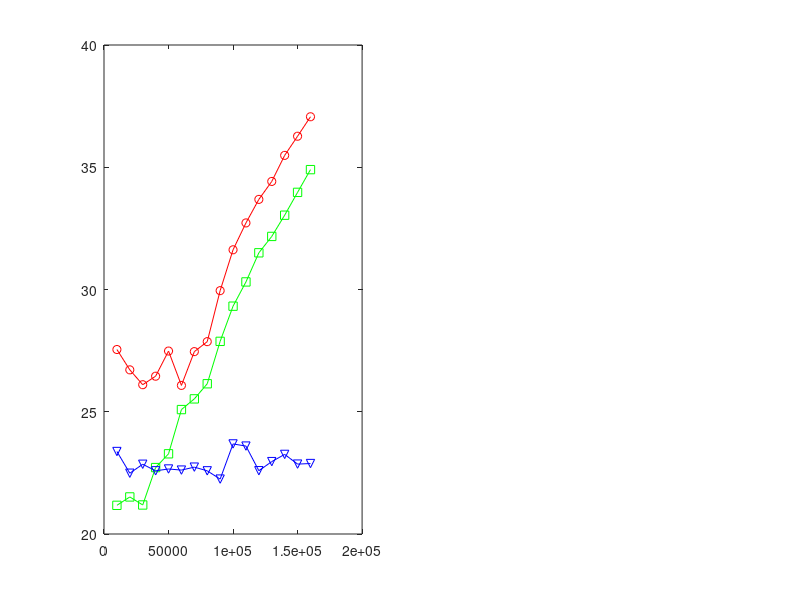

Source code (MATLAB): (Note: this script raises an error after producing the figure.)
small_origin=[ 27.546 26.714 26.106 26.454 27.483 26.078 27.459 27.867 29.953 31.624 32.723 33.686 34.420 35.486 36.269 37.065 ];
small_share=[ 21.173 21.516 21.187 22.717 23.280 25.089 25.527 26.145 27.879 29.318 30.310 31.501 32.171 33.039 33.973 34.903 ];
small_rolling=[ 23.374 22.486 22.853 22.585 22.659 22.614 22.735 22.584 22.246 23.684 23.596 22.589 22.961 23.256 22.859 22.882 ];

large_origin=[ 115.276 206.975 292.031 380.122 468.260 555.610 642.325 728.939 815.702 903.976 988.969 1077.138 1164.034 1249.808 1340.201 1421.515 ];
large_share=[ 114.532 201.502 286.882 375.063 463.093 549.861 635.738 722.265 810.331 898.412 985.136 1071.267 1156.714 1243.271 1330.643 1417.387 ];
large_rolling=[ 28.494 37.542 46.525 55.532 63.374 71.967 80.126 88.799 96.543 104.416 113.267 120.744 130.596 136.895 146.034 154.150 ];

subplot(1, 2, 1);
x = 10000:10000:160000;
plot(x, small_origin, 'ro-', x, small_share, 'gs-', x, small_rolling, 'bv-');
SetGreenLineColor(gca);

p = get(gca, 'Position') + [-0.03 0 0.04 0];
set(gca, 'Position', p);
set(gca, 'YGrid', 'on');
set(gca, 'XLim', [10000 160000]);
set(gca, 'XTick', 10000:10000:160000);
title('(A) Page Rank (10^4 Vertexes)');
xlabel('Number of Edges');
ylabel('Execution Time of Copying Message (ms)');
legend('Copy', 'Copy with Shared Array', 'Rolling Array', 'Location', 'NorthWest')

subplot(1, 2, 2);
x = 1000000:1000000:16000000;
plot(x, large_origin, 'ro-', x, large_share, 'gs-', x, large_rolling, 'bv-');
SetGreenLineColor(gca);

p = get(gca, 'Position') + [-0.01 0 0.04 0];
set(gca, 'Position', p);
set(gca, 'YGrid', 'on');
set(gca, 'XLim', [1000000 16000000]);
set(gca, 'XTick', 1000000:1000000:16000000);
title('(B) Page Rank (10^6 Vertexes)');
xlabel('Number of Edges');
ylabel('Execution Time of Copying Message (ms)');
legend('Copy', 'Copy with Shared Array', 'Rolling Array', 'Location', 'NorthWest')
